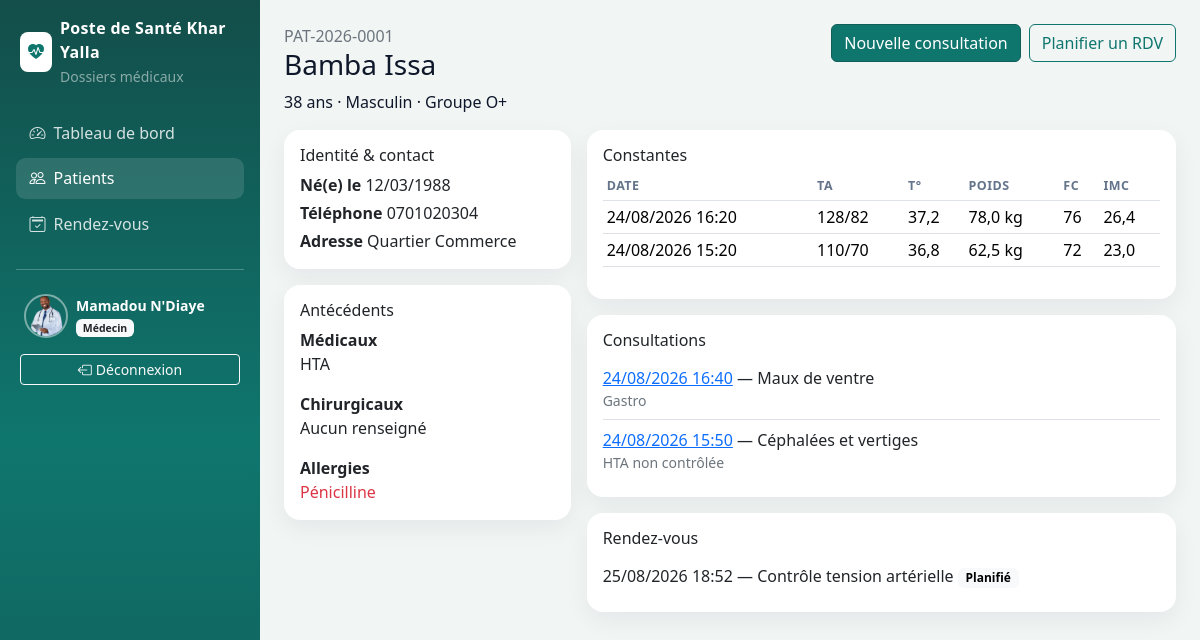
The page /patients/1/ (signed in) on the database its author committed.
### accounts/models.py (models this page shows, shortened)
class User(AbstractUser):
    class Role(models.TextChoices):
        ADMIN = "ADMIN", "Administrateur"
        MEDECIN = "MEDECIN", "Médecin"
        INFIRMIER = "INFIRMIER", "Infirmier"
        RECEPTIONNISTE = "RECEPTIONNISTE", "Réceptionniste"
    ROLES_CREABLES = (
        (Role.MEDECIN, "Médecin"),
        (Role.INFIRMIER, "Infirmier"),
        (Role.RECEPTIONNISTE, "Réceptionniste"),
    )
    role = models.CharField(
        "rôle",
        max_length=20,
        choices=Role.choices,
        default=Role.RECEPTIONNISTE,
        help_text="Ça décide ce que la personne a le droit de faire.",
    )
    telephone = models.CharField("téléphone", max_length=30, blank=True)
    photo = models.ImageField(
        "photo de profil",
        upload_to=photo_upload_to,
        blank=True,
        null=True,
    )
    class Meta:
        verbose_name = "utilisateur"
        verbose_name_plural = "utilisateurs"
        ordering = ["last_name", "first_name", "username"]
    def is_admin(self):
        return self.role == self.Role.ADMIN
    def is_medecin(self):
        return self.role == self.Role.MEDECIN
    def is_infirmier(self):
        return self.role == self.Role.INFIRMIER
    def is_receptionniste(self):
        return self.role == self.Role.RECEPTIONNISTE
    def is_soignant(self):
        return self.role in (self.Role.MEDECIN, self.Role.INFIRMIER)

### patients/models.py (models this page shows, shortened)
class Patient(models.Model):
    class Genre(models.TextChoices):
        M = "M", "Masculin"
        F = "F", "Féminin"
    class GroupeSanguin(models.TextChoices):
        A_POS = "A+", "A+"
        A_NEG = "A-", "A-"
        B_POS = "B+", "B+"
        B_NEG = "B-", "B-"
        AB_POS = "AB+", "AB+"
        AB_NEG = "AB-", "AB-"
        O_POS = "O+", "O+"
        O_NEG = "O-", "O-"
        INCONNU = "INCONNU", "Inconnu"
    numero_dossier = models.CharField(
        "numéro de dossier",
        max_length=20,
        unique=True,
        editable=False,
        help_text="Généré automatiquement : PAT-AAAA-XXXX",
    )
    nom = models.CharField(max_length=80)
    prenom = models.CharField("prénom", max_length=80)
    date_naissance = models.DateField("date de naissance")
    genre = models.CharField(max_length=1, choices=Genre.choices)
    groupe_sanguin = models.CharField(
        max_length=8,
        choices=GroupeSanguin.choices,
        default=GroupeSanguin.INCONNU,
    )
    telephone = models.CharField("téléphone", max_length=30, blank=True)
    adresse = models.CharField(max_length=255, blank=True)
    antecedent_medicaux = models.TextField("antécédents médicaux", blank=True)
    antecedent_chirurgicaux = models.TextField("antécédents chirurgicaux", blank=True)
    allergies = models.TextField(blank=True)
    created_at = models.DateTimeField("créé le", auto_now_add=True)
    updated_at = models.DateTimeField("modifié le", auto_now=True)
    created_by = models.ForeignKey(
        settings.AUTH_USER_MODEL,
        on_delete=models.SET_NULL,
        null=True,
        blank=True,
        related_name="patients_crees",
        verbose_name="enregistré par",
    )
    class Meta:
        ordering = ["nom", "prenom"]
        verbose_name = "patient"
        verbose_name_plural = "patients"
        indexes = [
            models.Index(fields=["nom", "prenom"]),
            models.Index(fields=["numero_dossier"]),
        ]
    def age(self):
        today = timezone.localdate()
        born = self.date_naissance
        return today.year - born.year - ((today.month, today.day) < (born.month, born.day))

### consultations/models.py (models this page shows, shortened)
class Constante(models.Model):
    patient = models.ForeignKey(
        "patients.Patient",
        on_delete=models.CASCADE,
        related_name="constantes",
    )
    date = models.DateTimeField(default=timezone.now)
    tension_arterielle = models.CharField(
        "tension artérielle",
        max_length=15,
        help_text="Ex. 120/80",
    )
    temperature = models.DecimalField("température (°C)", max_digits=4, decimal_places=1)
    poids = models.DecimalField("poids (kg)", max_digits=5, decimal_places=1)
    taille = models.DecimalField("taille (cm)", max_digits=5, decimal_places=1)
    frequence_cardiaque = models.PositiveSmallIntegerField("fréquence cardiaque (bpm)")
    pris_par = models.ForeignKey(
        settings.AUTH_USER_MODEL,
        on_delete=models.SET_NULL,
        null=True,
        related_name="constantes_prises",
        verbose_name="pris par",
    )
    notes = models.CharField(max_length=255, blank=True)
    class Meta:
        ordering = ["-date"]
        verbose_name = "constante"
        verbose_name_plural = "constantes"
    def imc(self):
        if not self.taille:
            return None
        metres = float(self.taille) / 100
        if metres <= 0:
            return None
        return round(float(self.poids) / (metres * metres), 1)

class Consultation(models.Model):
    patient = models.ForeignKey(
        "patients.Patient",
        on_delete=models.CASCADE,
        related_name="consultations",
    )
    medecin = models.ForeignKey(
        settings.AUTH_USER_MODEL,
        on_delete=models.SET_NULL,
        null=True,
        related_name="consultations_medecin",
        verbose_name="réalisé par",
    )
    constante = models.ForeignKey(
        Constante,
        on_delete=models.SET_NULL,
        null=True,
        blank=True,
        related_name="consultations",
    )
    motif = models.CharField(max_length=255)
    symptomes = models.TextField("symptômes", blank=True)
    diagnostic = models.TextField()
    conduite_a_tenir = models.TextField("conduite à tenir", blank=True)
    date_consultation = models.DateTimeField(default=timezone.now)
    class Meta:
        ordering = ["-date_consultation"]
        verbose_name = "consultation"
        verbose_name_plural = "consultations"

class RendezVous(models.Model):
    class Statut(models.TextChoices):
        PLANIFIE = "PLANIFIE", "Planifié"
        HONORE = "HONORE", "Honoré"
        ANNULE = "ANNULE", "Annulé"
    patient = models.ForeignKey(
        "patients.Patient",
        on_delete=models.CASCADE,
        related_name="rendez_vous",
    )
    medecin = models.ForeignKey(
        settings.AUTH_USER_MODEL,
        on_delete=models.SET_NULL,
        null=True,
        related_name="rendez_vous_medecin",
        verbose_name="médecin",
    )
    date_heure = models.DateTimeField("date et heure")
    motif = models.CharField(max_length=255)
    notes = models.TextField(blank=True)
    statut = models.CharField(max_length=12, choices=Statut.choices, default=Statut.PLANIFIE)
    created_at = models.DateTimeField(auto_now_add=True)
    class Meta:
        ordering = ["date_heure"]
        verbose_name = "rendez-vous"
        verbose_name_plural = "rendez-vous"

### patients/views.py (the view)
# urls.py: path("<int:pk>/", PatientDetailView.as_view(), name="detail"),
class PatientDetailView(StaffDossierMixin, DetailView):
    model = Patient
    template_name = "patients/patient_detail.html"
    context_object_name = "patient"
    def get_context_data(self, **kwargs):
        ctx = super().get_context_data(**kwargs)
        patient = self.object
        ctx["constantes"] = patient.constantes.select_related("pris_par").all()[:8]
        ctx["consultations"] = patient.consultations.select_related("medecin", "constante").all()[:8]
        ctx["rendez_vous"] = patient.rendez_vous.select_related("medecin").all()[:8]
        return ctx

### accounts/audit.py (called while the page is built)
def masquer_commandes_expirees():
    seuil = timezone.now() - timedelta(hours=24)
    return AuditLog.objects.filter(efface_le__isnull=True, created_at__lt=seuil).update(
        efface_le=timezone.now()
    )

### accounts/context_processors.py (called while the page is built, shortened)
def role_flags(request):
    user = getattr(request, "user", None)
    return {
        "is_admin_role": user.is_admin(),
        "is_medecin_role": user.is_medecin(),
        "is_infirmier_role": user.is_infirmier(),
        "is_reception_role": user.is_receptionniste(),
        "is_soignant_role": user.is_soignant(),
    }

def structure(_request):
    from django.conf import settings
    return {"NOM_STRUCTURE": getattr(settings, "NOM_STRUCTURE", "Poste de Santé Khar Yalla")}

### accounts/permissions.py (called while the page is built)
    def test_func(self):
        user = self.request.user
        if not user.is_authenticated:
            return False
        return user.role in self.allowed_roles

### templates/patients/patient_detail.html (shortened to what this page needs)
{% extends "base.html" %}
{% block content %}
<div class="d-flex justify-content-between align-items-start mb-3">
  <div>
    <p class="text-secondary mb-0">{{ patient.numero_dossier }}</p>
    <h1 class="h3">{{ patient.nom }} {{ patient.prenom }}</h1>
    <p class="mb-0">{{ patient.age }} ans · {{ patient.get_genre_display }} · Groupe {{ patient.groupe_sanguin }}</p>
  </div>
  <div class="d-flex gap-2">
    {% if is_soignant_role %}
      <a class="btn btn-success" href="{% url 'consultations:creer' patient.pk %}">Nouvelle consultation</a>
    {% endif %}
    {% if is_medecin_role %}
      <a class="btn btn-outline-success" href="{% url 'consultations:rdv_creer_patient' patient.pk %}">Planifier un RDV</a>
    {% endif %}
  </div>
</div>
<div class="row g-3">
  <div class="col-lg-4">
    <div class="card stat-card mb-3">
      <div class="card-body">
        <h2 class="h6">Identité & contact</h2>
        <p class="mb-1"><strong>Né(e) le</strong> {{ patient.date_naissance|date:"d/m/Y" }}</p>
        <p class="mb-1"><strong>Téléphone</strong> {{ patient.telephone|default:"—" }}</p>
        <p class="mb-0"><strong>Adresse</strong> {{ patient.adresse|default:"—" }}</p>
      </div>
    </div>
    <div class="card stat-card">
      <div class="card-body">
        <h2 class="h6">Antécédents</h2>
        <p><strong>Médicaux</strong><br>{{ patient.antecedent_medicaux|default:"Aucun renseigné"|linebreaksbr }}</p>
        <p><strong>Chirurgicaux</strong><br>{{ patient.antecedent_chirurgicaux|default:"Aucun renseigné"|linebreaksbr }}</p>
        <p class="mb-0"><strong>Allergies</strong><br>
          {% if patient.allergies %}<span class="text-danger">{{ patient.allergies }}</span>{% else %}Aucune connue{% endif %}
        </p>
      </div>
    </div>
  </div>
  <div class="col-lg-8">
    <div class="card stat-card mb-3">
      <div class="card-body">
        <h2 class="h6">Constantes</h2>
        <div class="table-responsive">
          <table class="table table-sm">
            <thead><tr><th>Date</th><th>TA</th><th>T°</th><th>Poids</th><th>FC</th><th>IMC</th></tr></thead>
            <tbody>
            {% for k in constantes %}
              <tr>
                <td>{{ k.date|date:"d/m/Y H:i" }}</td>
                <td>{{ k.tension_arterielle }}</td>
                <td>{{ k.temperature }}</td>
                <td>{{ k.poids }} kg</td>
                <td>{{ k.frequence_cardiaque }}</td>
                <td>{{ k.imc|default:"—" }}</td>
              </tr>
            {% empty %}
              <tr><td colspan="6" class="text-secondary">Pas encore de constantes.</td></tr>
            {% endfor %}
            </tbody>
          </table>
        </div>
      </div>
    </div>
    <div class="card stat-card">
      <div class="card-body">
        <h2 class="h6">Consultations</h2>
        <ul class="list-group list-group-flush">
          {% for c in consultations %}
            <li class="list-group-item px-0">
              <a href="{% url 'consultations:detail' c.pk %}">{{ c.date_consultation|date:"d/m/Y H:i" }}</a>
              — {{ c.motif }}
              <div class="small text-secondary">{{ c.diagnostic|truncatechars:120 }}</div>
            </li>
          {% empty %}
            <li class="list-group-item px-0 text-secondary">Aucune consultation.</li>
          {% endfor %}
        </ul>
      </div>
    </div>
    <div class="card stat-card mt-3">
      <div class="card-body">
        <h2 class="h6">Rendez-vous</h2>
        <ul class="list-group list-group-flush">
          {% for r in rendez_vous %}
            <li class="list-group-item px-0">
              {{ r.date_heure|date:"d/m/Y H:i" }} — {{ r.motif }}
              <span class="badge text-bg-light">{{ r.get_statut_display }}</span>
            </li>
          {% empty %}
            <li class="list-group-item px-0 text-secondary">Aucun rendez-vous.</li>
          {% endfor %}
        </ul>
      </div>
    </div>
  </div>
</div>
{% endblock %}

### templates/base.html (shortened to what this page needs)
<!DOCTYPE html>
<html lang="fr">
<head>
  <link href="https://cdn.jsdelivr.net/npm/bootstrap@5.3.3/dist/css/bootstrap.min.css" rel="stylesheet">
  <link href="https://cdn.jsdelivr.net/npm/bootstrap-icons@1.11.3/font/bootstrap-icons.min.css" rel="stylesheet">
  {% load static %}
  <link rel="stylesheet" href="{% static 'css/app.css' %}">
</head>
<body class="app-body">
  <div class="d-flex">
    <aside class="sidebar text-white p-3 no-print">
      <div class="d-flex align-items-center gap-2 mb-4 px-1">
        <span class="bg-white text-success rounded-3 p-2"><i class="bi bi-heart-pulse-fill"></i></span>
        <div>
          <div class="brand">{{ NOM_STRUCTURE }}</div>
          <small class="text-white-50">Dossiers médicaux</small>
        </div>
      </div>
      <nav class="nav flex-column gap-1">
        <a class="nav-link {% if request.resolver_match.url_name == 'dashboard' %}active{% endif %}" href="{% url 'reports:dashboard' %}">
          <i class="bi bi-speedometer2 me-2"></i>Tableau de bord
        </a>
        {% if not is_admin_role %}
        <a class="nav-link {% if request.resolver_match.app_name == 'patients' %}active{% endif %}" href="{% url 'patients:liste' %}">
          <i class="bi bi-people me-2"></i>Patients
        </a>
        {% endif %}
        {% if is_medecin_role %}
        <a class="nav-link {% if request.resolver_match.url_name and 'rdv' in request.resolver_match.url_name %}active{% endif %}" href="{% url 'consultations:rdv_liste' %}">
          <i class="bi bi-calendar2-check me-2"></i>Rendez-vous
        </a>
        {% endif %}
      </nav>
      <hr class="border-light opacity-25 my-4">
      <a href="{% url 'accounts:profil' %}" class="d-flex align-items-center gap-2 px-2 text-white text-decoration-none">
        {% if request.user.photo %}
          <img src="{{ request.user.photo.url }}" alt="Photo de profil" class="avatar-profil">
        {% else %}
          <span class="avatar-profil avatar-fallback">{{ request.user.first_name|slice:":1"|default:request.user.username|slice:":1"|upper }}</span>
        {% endif %}
        <div class="small">
          <div class="fw-semibold">{{ request.user.get_full_name|default:request.user.username }}</div>
          <span class="badge text-bg-light text-dark badge-role">{{ request.user.get_role_display }}</span>
        </div>
      </a>
      <form method="post" action="{% url 'accounts:logout' %}" class="mt-3 px-1">
        <button class="btn btn-outline-light btn-sm w-100" type="submit">
          <i class="bi bi-box-arrow-left me-1"></i>Déconnexion
        </button>
      </form>
    </aside>
    <main class="flex-grow-1 p-4">
      {% block content %}{% endblock %}
    </main>
  </div>
</body>
</html>

### static/css/app.css (style rules this page uses)
:root { --hc-teal: #0f766e; --hc-teal-dark: #115e59; --hc-teal-deep: #134e4a; --hc-ink: #0f172a; --hc-muted: #64748b; --hc-bg: #f1f5f4; }
html, body { height: 100%; }
body.app-body { background: var(--hc-bg); color: var(--hc-ink); }
.btn-success { background-color: var(--hc-teal); border-color: var(--hc-teal-dark); }
.btn-outline-success { color: var(--hc-teal); border-color: var(--hc-teal); }
.text-success { color: var(--hc-teal) !important; }
.sidebar { width: 260px; min-height: 100vh; background: linear-gradient(180deg, var(--hc-teal-deep) 0%, var(--hc-teal) 55%, var(--hc-teal-dark) 100%); }
.sidebar .brand { font-weight: 700; letter-spacing: .02em; }
.sidebar .nav-link { color: rgba(255,255,255,.82); border-radius: .6rem; padding: .55rem .85rem; }
.sidebar .nav-link:hover, .sidebar .nav-link.active { background: rgba(255,255,255,.12); color: #fff; }
.stat-card { border: 0; border-radius: 1rem; box-shadow: 0 8px 24px rgba(15, 23, 42, .06); background: #fff; }
.table thead th { font-size: .78rem; text-transform: uppercase; letter-spacing: .04em; color: var(--hc-muted); }
.badge-role { font-weight: 600; }
.avatar-profil { width: 44px; height: 44px; border-radius: 50%; object-fit: cover; border: 2px solid rgba(255,255,255,.45); flex-shrink: 0; }

### rows shown on the page
User: user.photo (picture), user.get_full_name "Mamadou N'Diaye", user.role "Médecin"
Patient: numero_dossier "PAT-2026-0001", nom "Bamba", prenom "Issa", age "38", genre "Masculin", groupe_sanguin "O+", date_naissance "12/03/1988", telephone "0701020304", adresse "Quartier Commerce", antecedent_medicaux "HTA", antecedent_chirurgicaux "Aucun renseigné", allergies "Pénicilline"
Constante: date "24/08/2026 16:20", tension_arterielle "128/82", temperature "37,2", poids "78,0", frequence_cardiaque "76", imc "26,4"
Constante: date "24/08/2026 15:20", tension_arterielle "110/70", temperature "36,8", poids "62,5", frequence_cardiaque "72", imc "23,0"
Consultation: date_consultation "24/08/2026 16:40", motif "Maux de ventre", diagnostic "Gastro"
Consultation: date_consultation "24/08/2026 15:50", motif "Céphalées et vertiges", diagnostic "HTA non contrôlée"
RendezVous: date_heure "25/08/2026 18:52", motif "Contrôle tension artérielle", statut "Planifié"

### other values the page prints
{{ NOM_STRUCTURE }} "Poste de Santé Khar Yalla"
